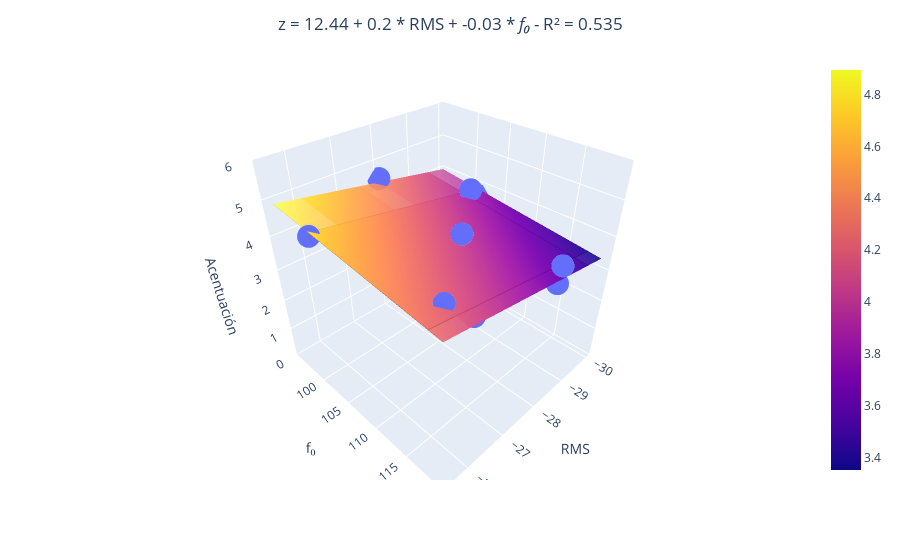

The code cell stored with this chart in its notebook:
### Code cell
if len(dicc_model) == 2:
    import plotly.express as px
    import plotly.graph_objects as go

    # Seleccionamos solo las características seleccionadas en X
    X_selected = X[:, selected_features]

    # Entrenamos el modelo de regresión con las características seleccionadas
    regr_multivar = SMWrapper(sm.OLS)
    regr_multivar_fit = regr_multivar.fit(X_selected, y)

    # Obtenemos las predicciones del modelo para las características seleccionadas
    y_pred = regr_multivar.predict(X_selected)

    # Crear la figura
    fig = px.scatter_3d(x=X_selected[:, 0], y=X_selected[:, 1], z=y)

    # Crear el plano de regresión
    xx, yy = np.meshgrid(X_selected[:, 0], X_selected[:, 1])
    zz = regr_multivar_fit.params[0] + np.dot(np.array([xx.ravel(), yy.ravel()]).T, regr_multivar_fit.params[1:].ravel()).reshape(xx.shape)
    fig.add_trace(go.Surface(x=xx, y=yy, z=zz, opacity=0.5))

    axis_name_list = []
    # Construir la cadena de texto para la ecuación del plano
    equation = f'z = {regr_multivar_fit.params[0].round(2)}'
    for i, (key, model) in enumerate(dicc_model.items()):
        feature_name = key.replace("_model", "").upper()
        feature_name_axis = feature_name
        if feature_name == 'F0':
            feature_name = '<i>f₀</i>'
            feature_name_axis = 'f₀'
        axis_name_list.append(feature_name_axis)
        equation += f' + {regr_multivar_fit.params[1:][i].round(2)} * {feature_name}'
        
    equation += f' - R² = {r_squared_value:.3f}'
    
    # Centrar el título
    fig.update_layout(title=dict(text=equation, x=0.5, xanchor='center'))

    # Etiquetas de los ejes y rango del eje z
    fig.update_layout(scene=dict(xaxis_title=axis_name_list[0], yaxis_title=axis_name_list[1], zaxis_title='Acentuación', zaxis=dict(range=[0, 6]), yaxis=dict(tickvals=[100, 105, 110, 115])))

    fig.write_html(
       os.path.join(PATH, TEST_FOLDER, REGGRESSION_FOLDER, PARAMETRIC_FOLDER, ACENTUACION_FOLDER, FEMALE_FOLDER, 'regresion_acentuacion_multivariable_female.html')
    )

    fig.write_image(
       os.path.join(PATH, TEST_FOLDER, REGGRESSION_FOLDER, PARAMETRIC_FOLDER, ACENTUACION_FOLDER, FEMALE_FOLDER, 'regresion_acentuacion_multivariable_female.png')
    )

    fig.show()

### Figure 1 — Plotly figure (JSON) as saved in the notebook; plotly's stock layout.template omitted (floating-point values rounded to 4 significant figures)
{"data": [{"hovertemplate": "x=%{x}<br>y=%{y}<br>z=%{z}<extra></extra>", "legendgroup": "", "marker": {"color": "#636efa", "symbol": "circle"}, "mode": "markers", "name": "", "scene": "scene", "showlegend": false, "type": "scatter3d", "x": [-27.5, -26.1, -27, -30, -29, -28.5, -25.5, -26.5, -29.5, -28], "y": [111.1, 116.4, 101.3, 101.5, 117.7, 119.6, 101.0, 117.9, 102.3, 94.71], "z": [4.603, 4.294, 4.162, 3.632, 3.015, 4.059, 4.632, 3.868, 4.118, 4.515]}, {"opacity": 0.5, "type": "surface", "x": [[-27.5, -26.1, -27, -30, -29, -28.5, -25.5, -26.5, -29.5, -28], [-27.5, -26.1, -27, -30, -29, -28.5, -25.5, -26.5, -29.5, -28], [-27.5, -26.1, -27, -30, -29, -28.5, -25.5, -26.5, -29.5, -28], [-27.5, -26.1, -27, -30, -29, -28.5, -25.5, -26.5, -29.5, -28], [-27.5, -26.1, -27, -30, -29, -28.5, -25.5, -26.5, -29.5, -28], [-27.5, -26.1, -27, -30, -29, -28.5, -25.5, -26.5, -29.5, -28], [-27.5, -26.1, -27, -30, -29, -28.5, -25.5, -26.5, -29.5, -28], [-27.5, -26.1, -27, -30, -29, -28.5, -25.5, -26.5, -29.5, -28], [-27.5, -26.1, -27, -30, -29, -28.5, -25.5, -26.5, -29.5, -28], [-27.5, -26.1, -27, -30, -29, -28.5, -25.5, -26.5, -29.5, -28]], "y": [[111.1, 111.1, 111.1, 111.1, 111.1, 111.1, 111.1, 111.1, 111.1, 111.1], [116.4, 116.4, 116.4, 116.4, 116.4, 116.4, 116.4, 116.4, 116.4, 116.4], [101.3, 101.3, 101.3, 101.3, 101.3, 101.3, 101.3, 101.3, 101.3, 101.3], [101.5, 101.5, 101.5, 101.5, 101.5, 101.5, 101.5, 101.5, 101.5, 101.5], [117.7, 117.7, 117.7, 117.7, 117.7, 117.7, 117.7, 117.7, 117.7, 117.7], [119.6, 119.6, 119.6, 119.6, 119.6, 119.6, 119.6, 119.6, 119.6, 119.6], [101.0, 101.0, 101.0, 101.0, 101.0, 101.0, 101.0, 101.0, 101.0, 101.0], [117.9, 117.9, 117.9, 117.9, 117.9, 117.9, 117.9, 117.9, 117.9, 117.9], [102.3, 102.3, 102.3, 102.3, 102.3, 102.3, 102.3, 102.3, 102.3, 102.3], [94.71, 94.71, 94.71, 94.71, 94.71, 94.71, 94.71, 94.71, 94.71, 94.71]], "z": [[4.07, 4.349, 4.17, 3.571, 3.771, 3.87, 4.469, 4.269, 3.671, 3.97], [3.934, 4.213, 4.033, 3.435, 3.634, 3.734, 4.333, 4.133, 3.535, 3.834], [4.324, 4.604, 4.424, 3.826, 4.025, 4.125, 4.724, 4.524, 3.925, 4.225], [4.319, 4.598, 4.418, 3.82, 4.019, 4.119, 4.718, 4.518, 3.92, 4.219], [3.898, 4.177, 3.997, 3.399, 3.598, 3.698, 4.297, 4.097, 3.498, 3.798], [3.85, 4.129, 3.95, 3.351, 3.55, 3.65, 4.249, 4.049, 3.451, 3.75], [4.333, 4.612, 4.433, 3.834, 4.033, 4.133, 4.732, 4.532, 3.934, 4.233], [3.893, 4.173, 3.993, 3.395, 3.594, 3.694, 4.293, 4.093, 3.494, 3.794], [4.3, 4.579, 4.399, 3.801, 4.0, 4.1, 4.699, 4.499, 3.901, 4.2], [4.496, 4.775, 4.596, 3.997, 4.197, 4.297, 4.895, 4.696, 4.097, 4.396]]}], "layout": {"legend": {"tracegroupgap": 0}, "margin": {"t": 60}, "scene": {"domain": {"x": [0, 1], "y": [0, 1]}, "xaxis": {"title": {"text": "RMS"}}, "yaxis": {"tickvals": [100, 105, 110, 115], "title": {"text": "f₀"}}, "zaxis": {"range": [0, 6], "title": {"text": "Acentuación"}}}, "title": {"text": "z = 12.44 + 0.2 * RMS + -0.03 * <i>f₀</i> - R² = 0.535", "x": 0.5, "xanchor": "center"}}}
